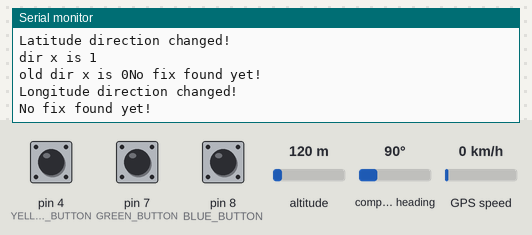
Bench run of a sketch on a simulated Arduino Mega 2560, built with avr-gcc and run on an emulated ATmega2560. Parts: the last lines printed to the serial monitor. The inputs (shaded band) are chosen by the test bench; at power-on: pin 4 (YELLOW_BUTTON) LOW, pin 7 (GREEN_BUTTON) LOW, pin 8 (BLUE_BUTTON) LOW, altitude 120 m, compass heading 90°, GPS speed 0 km/h. The GPS gets a fix after 3 s at 37.7749, -122.4194 with 8 satellites.

Above: at 2.2 s.
2.3 s: pin 4 (YELLOW_BUTTON) pulled HIGH for 0.15 s
At 3.7 s:
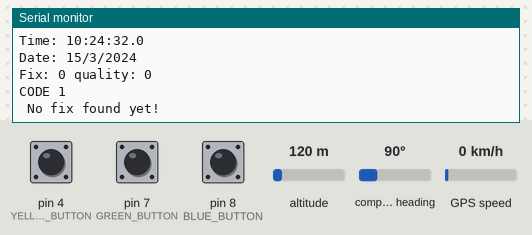
4.3 s: pin 7 (GREEN_BUTTON) pulled HIGH for 0.15 s
At 5.4 s:
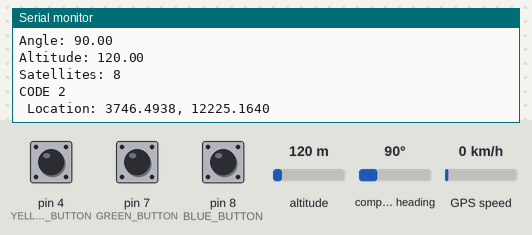
5.9 s: pin 8 (BLUE_BUTTON) pulled HIGH for 0.15 s
At 6.22 s:
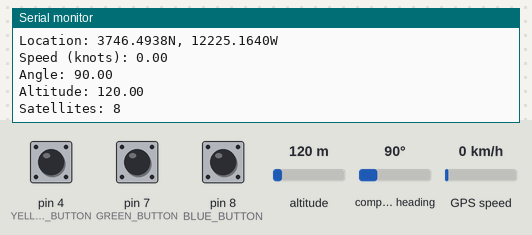
7.5 s: pin 4 (YELLOW_BUTTON) pulled HIGH for 1 s
At 9.7 s:
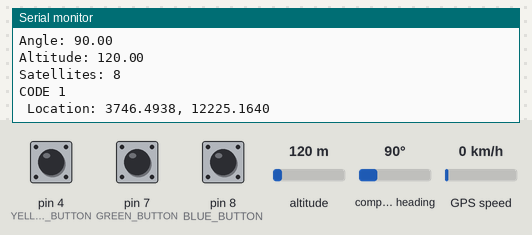
10.0 s: pin 7 (GREEN_BUTTON) pulled HIGH for 0.15 s
At 10.9 s:
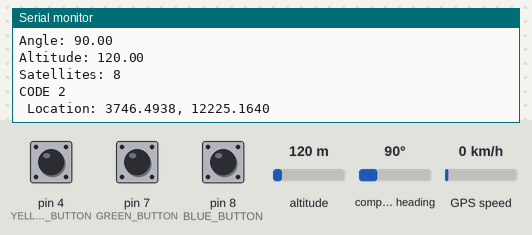
Timing chart, 0 to 12.6 s (numbered marks = the images above; inputs shaded):
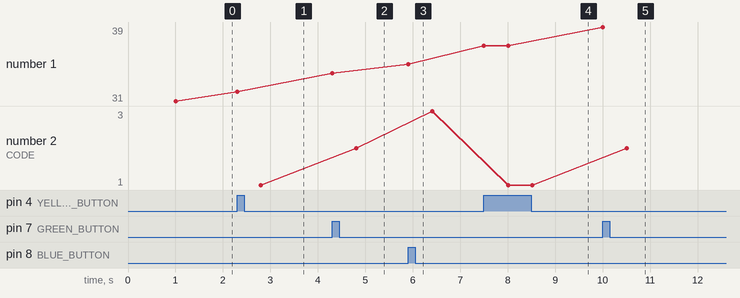

The sketch:

garbage2.ino
```cpp
// Test code for Adafruit GPS modules using MTK3329/MTK3339 driver
//
// This code shows how to listen to the GPS module in an interrupt
// which allows the program to have more 'freedom' - just parse
// when a new NMEA sentence is available! Then access data when
// desired.
//
// Tested and works great with the Adafruit Ultimate GPS module
// using MTK33x9 chipset
//    ------> http://www.adafruit.com/products/746
// Pick one up today at the Adafruit electronics shop
// and help support open source hardware & software! -ada

#include <Adafruit_GPS.h>
#include <SoftwareSerial.h>

// If you're using a GPS module:
// Connect the GPS Power pin to 5V
// Connect the GPS Ground pin to ground
// If using software serial (sketch example default):
//   Connect the GPS TX (transmit) pin to Digital 3
//   Connect the GPS RX (receive) pin to Digital 2
// If using hardware serial (e.g. Arduino Mega):
//   Connect the GPS TX (transmit) pin to Arduino RX1, RX2 or RX3
//   Connect the GPS RX (receive) pin to matching TX1, TX2 or TX3

// If you're using the Adafruit GPS shield, change
// SoftwareSerial mySerial(3, 2); -> SoftwareSerial mySerial(8, 7);
// and make sure the switch is set to SoftSerial

// If using software serial, keep these lines enabled
// (you can change the pin numbers to match your wiring):
SoftwareSerial mySerial(3, 2);


Adafruit_GPS GPS(&mySerial);
// If using hardware serial (e.g. Arduino Mega), comment
// out the above six lines and enable this line instead:
//Adafruit_GPS GPS(&Serial1);


// Set GPSECHO to 'false' to turn off echoing the GPS data to the Serial console
// Set to 'true' if you want to debug and listen to the raw GPS sentences.
#define GPSECHO  true

// this keeps track of whether we're using the interrupt
// off by default!
boolean usingInterrupt = false;
void useInterrupt(boolean); // Func prototype keeps Arduino 0023 happy


const int YELLOW_BUTTON = 4;
const int GREEN_BUTTON  = 7;
const int BLUE_BUTTON   = 8; // the input pin where the
// pushbutton is connected

int yellow_val  = 0;
int green_val   = 0;
int blue_val    = 0;
/* delta-x and delta-y of movement (direction) */
int dir_x       = 0;
int old_dir_x   = 0;
int dir_y       = 0;
int old_dir_y   = 0;
/* previously saved latitude and longtitude respectively */
float old_latitude = 0;
float old_longitude = 0;


void setup()
{
  // connect at 115200 so we can read the GPS fast enough and echo without dropping chars
  // also spit it out
  Serial.begin(115200);
  Serial.println("blaxeep basic test!");

  // 9600 NMEA is the default baud rate for Adafruit MTK GPS's- some use 4800
  GPS.begin(9600);

  // uncomment this line to turn on RMC (recommended minimum) and GGA (fix data) including altitude
  GPS.sendCommand(PMTK_SET_NMEA_OUTPUT_RMCGGA);
  // uncomment this line to turn on only the "minimum recommended" data
  //GPS.sendCommand(PMTK_SET_NMEA_OUTPUT_RMCONLY);
  // For parsing data, we don't suggest using anything but either RMC only or RMC+GGA since
  // the parser doesn't care about other sentences at this time

  // Set the update rate
  GPS.sendCommand(PMTK_SET_NMEA_UPDATE_1HZ);   // 1 Hz update rate
  // For the parsing code to work nicely and have time to sort thru the data, and
  // print it out we don't suggest using anything higher than 1 Hz

  // Request updates on antenna status, comment out to keep quiet
  GPS.sendCommand(PGCMD_ANTENNA);

  // the nice thing about this code is you can have a timer0 interrupt go off
  // every 1 millisecond, and read data from the GPS for you. that makes the
  // loop code a heck of a lot easier!
  useInterrupt(true);

  delay(1000);
  // Ask for firmware version
  mySerial.println(PMTK_Q_RELEASE);
}


// Interrupt is called once a millisecond, looks for any new GPS data, and stores it
SIGNAL(TIMER0_COMPA_vect) {
  char c = GPS.read();
  // if you want to debug, this is a good time to do it!
#ifdef UDR0
  if (GPSECHO)
    if (c) UDR0 = c;
    // writing direct to UDR0 is much much faster than Serial.print
    // but only one character can be written at a time.
#endif
}

void useInterrupt(boolean v) {
  if (v) {
    // Timer0 is already used for millis() - we'll just interrupt somewhere
    // in the middle and call the "Compare A" function above
    OCR0A = 0xAF;
    TIMSK0 |= _BV(OCIE0A);
    usingInterrupt = true;
  } else {
    // do not call the interrupt function COMPA anymore
    TIMSK0 &= ~_BV(OCIE0A);
    usingInterrupt = false;
  }
}

uint32_t timer = millis();
void loop()                     // run over and over again
{
  // in case you are not using the interrupt above, you'll
  // need to 'hand query' the GPS, not suggested :(
  if (! usingInterrupt) {
    // read data from the GPS in the 'main loop'
    char c = GPS.read();
    // if you want to debug, this is a good time to do it!
    if (GPSECHO)
      if (c) Serial.print(c);
  }

  // if a sentence is received, we can check the checksum, parse it...
  if (GPS.newNMEAreceived()) {
    // a tricky thing here is if we print the NMEA sentence, or data
    // we end up not listening and catching other sentences!
    // so be very wary if using OUTPUT_ALLDATA and trytng to print out data
    //Serial.println(GPS.lastNMEA());   // this also sets the newNMEAreceived() flag to false

    if (!GPS.parse(GPS.lastNMEA()))   // this also sets the newNMEAreceived() flag to false
      return;  // we can fail to parse a sentence in which case we should just wait for another
  }

  yellow_val = digitalRead(YELLOW_BUTTON); // read input value and store it
  green_val = digitalRead(GREEN_BUTTON);
  blue_val = digitalRead(BLUE_BUTTON);

  /* x and y direction computations respectively */
  dir_x = compute_direction( GPS.latitude, old_latitude );
  dir_y = compute_direction( GPS.longitude, old_longitude );

  // if millis() or timer wraps around, we'll just reset it
  if (timer > millis())  timer = millis();

  // approximately every 2 seconds or so, print out the current stats
  if (millis() - timer > 30000 || yellow_val == HIGH || green_val == HIGH || blue_val == HIGH ||
      has_direction_changed(dir_x, old_dir_x) || has_direction_changed(dir_y, old_dir_y)) {

    timer = millis(); // reset the timer
    print_stuff();

     if (yellow_val == HIGH) {
       delay(500);
       Serial.print("\nCODE 1 \n ");
       print_location();
     }
    if (green_val == HIGH) {
      delay(500);
      Serial.print("\nCODE 2 \n ");
      print_location();
    }
    if (blue_val == HIGH) {
      delay(500);
      Serial.print("\nCODE 3 \n ");
      print_location();
    }

    if (dir_x - old_dir_x != 0) {
      Serial.print("\nLatitude direction changed!\n");
      Serial.print("dir x is ");Serial.print(dir_x);
      Serial.print("\nold dir x is ");Serial.print(old_dir_x);
      print_location();
      // assign recently changed direction to the new one
      old_dir_x = dir_x;
    }

    if (dir_y - old_dir_y != 0) {
      Serial.print("\nLongitude direction changed!\n");
      print_location();
      old_dir_y = dir_y;
    }
  }
}

void print_location() {
    if (GPS.fix) {
      Serial.print("Location: ");
      Serial.print(GPS.latitude, 4);
      Serial.print(", ");
      Serial.print(GPS.longitude, 4);
      Serial.print("\n\n");
    } else {
      Serial.print("No fix found yet!\n");
    }
}

float compute_coordinate(String coord) {
  /* drop the last character (it's either (N or S), or (E or W). */
  coord = coord.substring(0, coord.length() - 1);
  /* convert String variable to float. */
  char carray[coord.length() + 1];  // determine size of array
  coord.toCharArray(carray, sizeof(carray));  // put readString into an array
  float float_coord = atof( carray );
  return float_coord;
}


int compute_direction(float current_value, float old_value) {
  float dir = 0;
  /* first time running case (where old_value is still 0) */
  if ( old_value == 0 ) {
    /* assign current value to od_value and continue. */
    old_value = current_value;
  }
  /* compute direction by */
  dir = current_value - old_value;
  if ( dir < 0 ) {
    /* if direction has been changed, then assign current direction
     * to old direction, so as to not lose another direction change
     * in the future.
     * Then return -1.
     */
     old_value = current_value;
    return -1;
  }
  else if ( dir >= 0 )
    return 1;
  else
    return 0;
}

int has_direction_changed(int dir, int old_dir) {
  /* if dir * old_dir have the same sign, then nothing has been changed.
   * else, the direction has been changed.
   */
   if ( dir * old_dir == 1 ) {
     return false;
   }
   else {
     old_dir = dir;
     return true;
   }
}

void print_stuff() {
      Serial.print("\nTime: ");
    Serial.print(GPS.hour, DEC); Serial.print(':');
    Serial.print(GPS.minute, DEC); Serial.print(':');
    Serial.print(GPS.seconds, DEC); Serial.print('.');
    Serial.println(GPS.milliseconds);
    Serial.print("Date: ");
    Serial.print(GPS.day, DEC); Serial.print('/');
    Serial.print(GPS.month, DEC); Serial.print("/20");
    Serial.println(GPS.year, DEC);
    Serial.print("Fix: "); Serial.print((int)GPS.fix);
    Serial.print(" quality: "); Serial.println((int)GPS.fixquality);
    if (GPS.fix) {
      Serial.print("Location: ");
      Serial.print(GPS.latitude, 4); Serial.print(GPS.lat);
      Serial.print(", ");
      Serial.print(GPS.longitude, 4); Serial.println(GPS.lon);

      Serial.print("Speed (knots): "); Serial.println(GPS.speed);
      Serial.print("Angle: "); Serial.println(GPS.angle);
      Serial.print("Altitude: "); Serial.println(GPS.altitude);
      Serial.print("Satellites: "); Serial.println((int)GPS.satellites);
    }
}
```

Measured:
- after the input at 2.3 s, the serial monitor: prints a new line at once (image 1)
- after the input at 4.3 s, the serial monitor: prints a new line at once (image 2)
- after the input at 5.9 s, the serial monitor: prints a new line at once (image 3)
- after the input at 7.5 s, the serial monitor: prints a new line at once (image 4)
- after the input at 10.0 s, the serial monitor: prints a new line at once (image 5)
- plotted number 1: 31 → 32 after the input at 2.3 s, 32 → 34 after the input at 4.3 s, 34 → 35 after the input at 5.9 s, 35 → 37 after the input at 7.5 s, 37 → 39 after the input at 10.0 s
- plotted number 2: 1 → 2 after the input at 4.3 s, 1 → 2 after the input at 10.0 s
